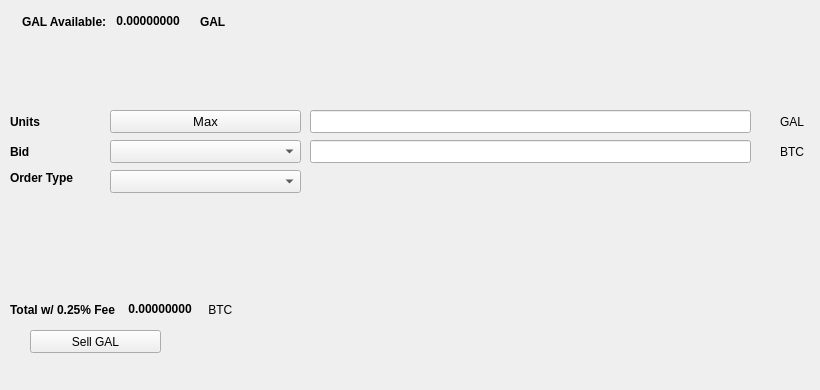
   <widget class="QWidget" name="SellTab">
    <attribute name="title">
     <string>Sell</string>
    </attribute>
    <widget class="QLabel" name="label_16">
     <property name="geometry">
      <rect>
       <x>780</x>
       <y>140</y>
       <width>31</width>
       <height>23</height>
      </rect>
     </property>
     <property name="text">
      <string>BTC</string>
     </property>
    </widget>
    <widget class="QComboBox" name="SellBidcomboBox">
     <property name="geometry">
      <rect>
       <x>110</x>
       <y>140</y>
       <width>191</width>
       <height>23</height>
      </rect>
     </property>
     <property name="font">
      <font>
       <pointsize>10</pointsize>
      </font>
     </property>
    </widget>
    <widget class="QLabel" name="label_18">
     <property name="geometry">
      <rect>
       <x>10</x>
       <y>110</y>
       <width>46</width>
       <height>23</height>
      </rect>
     </property>
     <property name="font">
      <font>
       <weight>75</weight>
       <bold>true</bold>
      </font>
     </property>
     <property name="text">
      <string>Units</string>
     </property>
    </widget>
    <widget class="QPushButton" name="Sell_Max_Amount">
     <property name="geometry">
      <rect>
       <x>110</x>
       <y>110</y>
       <width>191</width>
       <height>23</height>
      </rect>
     </property>
     <property name="font">
      <font>
       <pointsize>10</pointsize>
      </font>
     </property>
     <property name="text">
      <string>Max</string>
     </property>
    </widget>
    <widget class="QLabel" name="label_20">
     <property name="geometry">
      <rect>
       <x>10</x>
       <y>170</y>
       <width>91</width>
       <height>16</height>
      </rect>
     </property>
     <property name="font">
      <font>
       <weight>75</weight>
       <bold>true</bold>
      </font>
     </property>
     <property name="text">
      <string>Order Type</string>
     </property>
    </widget>
    <widget class="QComboBox" name="SellOrdertypeCombo">
     <property name="geometry">
      <rect>
       <x>110</x>
       <y>170</y>
       <width>191</width>
       <height>23</height>
      </rect>
     </property>
     <property name="font">
      <font>
       <pointsize>10</pointsize>
      </font>
     </property>
    </widget>
    <widget class="QLabel" name="label_21">
     <property name="geometry">
      <rect>
       <x>10</x>
       <y>140</y>
       <width>46</width>
       <height>23</height>
      </rect>
     </property>
     <property name="font">
      <font>
       <weight>75</weight>
       <bold>true</bold>
      </font>
     </property>
     <property name="text">
      <string>Bid</string>
     </property>
    </widget>
    <widget class="QLabel" name="label_22">
     <property name="geometry">
      <rect>
       <x>780</x>
       <y>110</y>
       <width>31</width>
       <height>23</height>
      </rect>
     </property>
     <property name="text">
      <string>GAL</string>
     </property>
    </widget>
    <widget class="QLineEdit" name="UnitsInputGAL">
     <property name="geometry">
      <rect>
       <x>310</x>
       <y>110</y>
       <width>441</width>
       <height>23</height>
      </rect>
     </property>
     <property name="font">
      <font>
       <pointsize>9</pointsize>
       <weight>75</weight>
       <bold>true</bold>
      </font>
     </property>
    </widget>
    <widget class="QLineEdit" name="SellBidPriceEdit">
     <property name="geometry">
      <rect>
       <x>310</x>
       <y>140</y>
       <width>441</width>
       <height>23</height>
      </rect>
     </property>
     <property name="font">
      <font>
       <pointsize>9</pointsize>
       <weight>75</weight>
       <bold>true</bold>
      </font>
     </property>
    </widget>
    <widget class="QPushButton" name="SellGALBTN">
     <property name="geometry">
      <rect>
       <x>30</x>
       <y>330</y>
       <width>131</width>
       <height>23</height>
      </rect>
     </property>
     <property name="text">
      <string>Sell GAL</string>
     </property>
     <property name="icon">
      <iconset resource="../galr">
       <normaloff>:/icons/bitcoin</normaloff>:/icons/bitcoin</iconset>
     </property>
    </widget>
    <widget class="QWidget" name="layoutWidget3">
     <property name="geometry">
      <rect>
       <x>22</x>
       <y>12</y>
       <width>258</width>
       <height>19</height>
      </rect>
     </property>
     <layout class="QHBoxLayout" name="horizontalLayout">
      <item>
       <widget class="QLabel" name="label232_2">
        <property name="font">
         <font>
          <weight>75</weight>
          <bold>true</bold>
         </font>
        </property>
        <property name="text">
         <string>GAL Available:</string>
        </property>
       </widget>
      </item>
      <item>
       <widget class="QLabel" name="GALAvailableLabel">
        <property name="palette">
         <palette>
          <active>
           <colorrole role="WindowText">
            <brush brushstyle="SolidPattern">
             <color alpha="255">
              <red>0</red>
              <green>0</green>
              <blue>0</blue>
             </color>
            </brush>
           </colorrole>
           <colorrole role="Button">
            <brush brushstyle="SolidPattern">
             <color alpha="255">
              <red>0</red>
              <green>170</green>
              <blue>0</blue>
             </color>
            </brush>
           </colorrole>
           <colorrole role="Light">
            <brush brushstyle="SolidPattern">
             <color alpha="255">
              <red>0</red>
              <green>255</green>
              <blue>0</blue>
             </color>
            </brush>
           </colorrole>
           <colorrole role="Midlight">
            <brush brushstyle="SolidPattern">
             <color alpha="255">
              <red>0</red>
              <green>212</green>
              <blue>0</blue>
             </color>
            </brush>
           </colorrole>
           <colorrole role="Dark">
            <brush brushstyle="SolidPattern">
             <color alpha="255">
              <red>0</red>
              <green>85</green>
              <blue>0</blue>
             </color>
            </brush>
           </colorrole>
           <colorrole role="Mid">
            <brush brushstyle="SolidPattern">
             <color alpha="255">
              <red>0</red>
              <green>113</green>
              <blue>0</blue>
             </color>
            </brush>
           </colorrole>
           <colorrole role="Text">
            <brush brushstyle="SolidPattern">
             <color alpha="255">
              <red>0</red>
              <green>170</green>
              <blue>0</blue>
             </color>
            </brush>
           </colorrole>
           <colorrole role="BrightText">
            <brush brushstyle="SolidPattern">
             <color alpha="255">
              <red>255</red>
              <green>255</green>
              <blue>255</blue>
             </color>
            </brush>
           </colorrole>
           <colorrole role="ButtonText">
            <brush brushstyle="SolidPattern">
             <color alpha="255">
              <red>0</red>
              <green>0</green>
              <blue>0</blue>
             </color>
            </brush>
           </colorrole>
           <colorrole role="Base">
            <brush brushstyle="SolidPattern">
             <color alpha="255">
              <red>255</red>
              <green>255</green>
              <blue>255</blue>
             </color>
            </brush>
           </colorrole>
           <colorrole role="Window">
            <brush brushstyle="SolidPattern">
             <color alpha="255">
              <red>0</red>
              <green>170</green>
              <blue>0</blue>
             </color>
            </brush>
           </colorrole>
           <colorrole role="Shadow">
            <brush brushstyle="SolidPattern">
             <color alpha="255">
              <red>0</red>
              <green>0</green>
              <blue>0</blue>
             </color>
            </brush>
           </colorrole>
           <colorrole role="AlternateBase">
            <brush brushstyle="SolidPattern">
             <color alpha="255">
              <red>127</red>
              <green>212</green>
              <blue>127</blue>
             </color>
            </brush>
           </colorrole>
           <colorrole role="ToolTipBase">
            <brush brushstyle="SolidPattern">
             <color alpha="255">
              <red>255</red>
              <green>255</green>
              <blue>220</blue>
             </color>
            </brush>
           </colorrole>
           <colorrole role="ToolTipText">
            <brush brushstyle="SolidPattern">
             <color alpha="255">
              <red>0</red>
              <green>0</green>
              <blue>0</blue>
             </color>
            </brush>
           </colorrole>
          </active>
          <inactive>
           <colorrole role="WindowText">
            <brush brushstyle="SolidPattern">
             <color alpha="255">
              <red>0</red>
              <green>0</green>
              <blue>0</blue>
             </color>
            </brush>
           </colorrole>
           <colorrole role="Button">
            <brush brushstyle="SolidPattern">
             <color alpha="255">
              <red>0</red>
              <green>170</green>
              <blue>0</blue>
             </color>
            </brush>
           </colorrole>
           <colorrole role="Light">
            <brush brushstyle="SolidPattern">
             <color alpha="255">
              <red>0</red>
              <green>255</green>
              <blue>0</blue>
             </color>
            </brush>
           </colorrole>
           <colorrole role="Midlight">
            <brush brushstyle="SolidPattern">
             <color alpha="255">
              <red>0</red>
              <green>212</green>
              <blue>0</blue>
             </color>
            </brush>
           </colorrole>
           <colorrole role="Dark">
            <brush brushstyle="SolidPattern">
             <color alpha="255">
              <red>0</red>
              <green>85</green>
              <blue>0</blue>
             </color>
            </brush>
           </colorrole>
           <colorrole role="Mid">
            <brush brushstyle="SolidPattern">
             <color alpha="255">
              <red>0</red>
              <green>113</green>
              <blue>0</blue>
             </color>
            </brush>
           </colorrole>
           <colorrole role="Text">
            <brush brushstyle="SolidPattern">
             <color alpha="255">
              <red>0</red>
              <green>170</green>
              <blue>0</blue>
             </color>
            </brush>
           </colorrole>
           <colorrole role="BrightText">
            <brush brushstyle="SolidPattern">
             <color alpha="255">
              <red>255</red>
              <green>255</green>
              <blue>255</blue>
             </color>
            </brush>
           </colorrole>
           <colorrole role="ButtonText">
            <brush brushstyle="SolidPattern">
             <color alpha="255">
              <red>0</red>
              <green>0</green>
              <blue>0</blue>
             </color>
            </brush>
           </colorrole>
           <colorrole role="Base">
            <brush brushstyle="SolidPattern">
             <color alpha="255">
              <red>255</red>
              <green>255</green>
              <blue>255</blue>
             </color>
            </brush>
           </colorrole>
           <colorrole role="Window">
            <brush brushstyle="SolidPattern">
             <color alpha="255">
              <red>0</red>
              <green>170</green>
              <blue>0</blue>
             </color>
            </brush>
           </colorrole>
           <colorrole role="Shadow">
            <brush brushstyle="SolidPattern">
             <color alpha="255">
              <red>0</red>
              <green>0</green>
              <blue>0</blue>
             </color>
            </brush>
           </colorrole>
           <colorrole role="AlternateBase">
            <brush brushstyle="SolidPattern">
             <color alpha="255">
              <red>127</red>
              <green>212</green>
              <blue>127</blue>
             </color>
            </brush>
           </colorrole>
           <colorrole role="ToolTipBase">
            <brush brushstyle="SolidPattern">
             <color alpha="255">
              <red>255</red>
              <green>255</green>
              <blue>220</blue>
             </color>
            </brush>
           </colorrole>
           <colorrole role="ToolTipText">
            <brush brushstyle="SolidPattern">
             <color alpha="255">
              <red>0</red>
              <green>0</green>
              <blue>0</blue>
             </color>
            </brush>
           </colorrole>
          </inactive>
          <disabled>
           <colorrole role="WindowText">
            <brush brushstyle="SolidPattern">
             <color alpha="255">
              <red>0</red>
              <green>85</green>
              <blue>0</blue>
             </color>
            </brush>
           </colorrole>
           <colorrole role="Button">
            <brush brushstyle="SolidPattern">
             <color alpha="255">
              <red>0</red>
              <green>170</green>
              <blue>0</blue>
             </color>
            </brush>
           </colorrole>
           <colorrole role="Light">
            <brush brushstyle="SolidPattern">
             <color alpha="255">
              <red>0</red>
              <green>255</green>
              <blue>0</blue>
             </color>
            </brush>
           </colorrole>
           <colorrole role="Midlight">
            <brush brushstyle="SolidPattern">
             <color alpha="255">
              <red>0</red>
              <green>212</green>
              <blue>0</blue>
             </color>
            </brush>
           </colorrole>
           <colorrole role="Dark">
            <brush brushstyle="SolidPattern">
             <color alpha="255">
              <red>0</red>
              <green>85</green>
              <blue>0</blue>
             </color>
            </brush>
           </colorrole>
           <colorrole role="Mid">
            <brush brushstyle="SolidPattern">
             <color alpha="255">
              <red>0</red>
              <green>113</green>
              <blue>0</blue>
             </color>
            </brush>
           </colorrole>
           <colorrole role="Text">
            <brush brushstyle="SolidPattern">
             <color alpha="255">
              <red>0</red>
              <green>85</green>
              <blue>0</blue>
             </color>
            </brush>
           </colorrole>
           <colorrole role="BrightText">
            <brush brushstyle="SolidPattern">
             <color alpha="255">
              <red>255</red>
              <green>255</green>
              <blue>255</blue>
             </color>
            </brush>
           </colorrole>
           <colorrole role="ButtonText">
            <brush brushstyle="SolidPattern">
             <color alpha="255">
              <red>0</red>
              <green>85</green>
              <blue>0</blue>
             </color>
            </brush>
           </colorrole>
           <colorrole role="Base">
            <brush brushstyle="SolidPattern">
             <color alpha="255">
              <red>0</red>
              <green>170</green>
              <blue>0</blue>
             </color>
            </brush>
           </colorrole>
           <colorrole role="Window">
            <brush brushstyle="SolidPattern">
             <color alpha="255">
              <red>0</red>
              <green>170</green>
              <blue>0</blue>
             </color>
            </brush>
           </colorrole>
           <colorrole role="Shadow">
            <brush brushstyle="SolidPattern">
             <color alpha="255">
              <red>0</red>
              <green>0</green>
              <blue>0</blue>
             </color>
            </brush>
           </colorrole>
           <colorrole role="AlternateBase">
            <brush brushstyle="SolidPattern">
             <color alpha="255">
              <red>0</red>
              <green>170</green>
              <blue>0</blue>
             </color>
            </brush>
           </colorrole>
           <colorrole role="ToolTipBase">
            <brush brushstyle="SolidPattern">
             <color alpha="255">
              <red>255</red>
              <green>255</green>
              <blue>220</blue>
             </color>
            </brush>
           </colorrole>
           <colorrole role="ToolTipText">
            <brush brushstyle="SolidPattern">
             <color alpha="255">
              <red>0</red>
              <green>0</green>
              <blue>0</blue>
             </color>
            </brush>
           </colorrole>
          </disabled>
         </palette>
        </property>
        <property name="font">
         <font>
          <weight>75</weight>
          <bold>true</bold>
         </font>
        </property>
        <property name="text">
         <string> 0.00000000 </string>
        </property>
        <property name="textInteractionFlags">
         <set>Qt::LinksAccessibleByMouse|Qt::TextSelectableByKeyboard|Qt::TextSelectableByMouse</set>
        </property>
       </widget>
      </item>
      <item>
       <widget class="QLabel" name="labelGAL">
        <property name="font">
         <font>
          <weight>75</weight>
          <bold>true</bold>
         </font>
        </property>
        <property name="text">
         <string>GAL</string>
        </property>
       </widget>
      </item>
     </layout>
    </widget>
    <widget class="QWidget" name="layoutWidget">
     <property name="geometry">
      <rect>
       <x>10</x>
       <y>300</y>
       <width>268</width>
       <height>19</height>
      </rect>
     </property>
     <layout class="QHBoxLayout" name="horizontalLayout_2">
      <item>
       <widget class="QLabel" name="label_19">
        <property name="font">
         <font>
          <weight>75</weight>
          <bold>true</bold>
         </font>
        </property>
        <property name="text">
         <string>Total w/ 0.25% Fee </string>
        </property>
       </widget>
      </item>
      <item>
       <widget class="QLabel" name="SellCostLabel">
        <property name="palette">
         <palette>
          <active>
           <colorrole role="WindowText">
            <brush brushstyle="SolidPattern">
             <color alpha="255">
              <red>0</red>
              <green>0</green>
              <blue>0</blue>
             </color>
            </brush>
           </colorrole>
           <colorrole role="Button">
            <brush brushstyle="SolidPattern">
             <color alpha="255">
              <red>0</red>
              <green>170</green>
              <blue>0</blue>
             </color>
            </brush>
           </colorrole>
           <colorrole role="Light">
            <brush brushstyle="SolidPattern">
             <color alpha="255">
              <red>0</red>
              <green>255</green>
              <blue>0</blue>
             </color>
            </brush>
           </colorrole>
           <colorrole role="Midlight">
            <brush brushstyle="SolidPattern">
             <color alpha="255">
              <red>0</red>
              <green>212</green>
              <blue>0</blue>
             </color>
            </brush>
           </colorrole>
           <colorrole role="Dark">
            <brush brushstyle="SolidPattern">
             <color alpha="255">
              <red>0</red>
              <green>85</green>
              <blue>0</blue>
             </color>
            </brush>
           </colorrole>
           <colorrole role="Mid">
            <brush brushstyle="SolidPattern">
             <color alpha="255">
              <red>0</red>
              <green>113</green>
              <blue>0</blue>
             </color>
            </brush>
           </colorrole>
           <colorrole role="Text">
            <brush brushstyle="SolidPattern">
             <color alpha="255">
              <red>0</red>
              <green>170</green>
              <blue>0</blue>
             </color>
            </brush>
           </colorrole>
           <colorrole role="BrightText">
            <brush brushstyle="SolidPattern">
             <color alpha="255">
              <red>255</red>
              <green>255</green>
              <blue>255</blue>
             </color>
            </brush>
           </colorrole>
           <colorrole role="ButtonText">
            <brush brushstyle="SolidPattern">
             <color alpha="255">
              <red>0</red>
              <green>0</green>
              <blue>0</blue>
             </color>
            </brush>
           </colorrole>
           <colorrole role="Base">
            <brush brushstyle="SolidPattern">
             <color alpha="255">
              <red>255</red>
              <green>255</green>
              <blue>255</blue>
             </color>
            </brush>
           </colorrole>
           <colorrole role="Window">
            <brush brushstyle="SolidPattern">
             <color alpha="255">
              <red>0</red>
              <green>170</green>
              <blue>0</blue>
             </color>
            </brush>
           </colorrole>
           <colorrole role="Shadow">
            <brush brushstyle="SolidPattern">
             <color alpha="255">
              <red>0</red>
              <green>0</green>
              <blue>0</blue>
             </color>
            </brush>
           </colorrole>
           <colorrole role="AlternateBase">
            <brush brushstyle="SolidPattern">
             <color alpha="255">
              <red>127</red>
              <green>212</green>
              <blue>127</blue>
             </color>
            </brush>
           </colorrole>
           <colorrole role="ToolTipBase">
            <brush brushstyle="SolidPattern">
             <color alpha="255">
              <red>255</red>
              <green>255</green>
              <blue>220</blue>
             </color>
            </brush>
           </colorrole>
           <colorrole role="ToolTipText">
            <brush brushstyle="SolidPattern">
             <color alpha="255">
              <red>0</red>
              <green>0</green>
              <blue>0</blue>
             </color>
            </brush>
           </colorrole>
          </active>
          <inactive>
           <colorrole role="WindowText">
            <brush brushstyle="SolidPattern">
             <color alpha="255">
              <red>0</red>
              <green>0</green>
              <blue>0</blue>
             </color>
            </brush>
           </colorrole>
           <colorrole role="Button">
            <brush brushstyle="SolidPattern">
             <color alpha="255">
              <red>0</red>
              <green>170</green>
              <blue>0</blue>
             </color>
            </brush>
           </colorrole>
           <colorrole role="Light">
            <brush brushstyle="SolidPattern">
             <color alpha="255">
              <red>0</red>
              <green>255</green>
              <blue>0</blue>
             </color>
            </brush>
           </colorrole>
           <colorrole role="Midlight">
            <brush brushstyle="SolidPattern">
             <color alpha="255">
              <red>0</red>
              <green>212</green>
              <blue>0</blue>
             </color>
            </brush>
           </colorrole>
           <colorrole role="Dark">
            <brush brushstyle="SolidPattern">
             <color alpha="255">
              <red>0</red>
              <green>85</green>
              <blue>0</blue>
             </color>
            </brush>
           </colorrole>
           <colorrole role="Mid">
            <brush brushstyle="SolidPattern">
             <color alpha="255">
              <red>0</red>
              <green>113</green>
              <blue>0</blue>
             </color>
            </brush>
           </colorrole>
           <colorrole role="Text">
            <brush brushstyle="SolidPattern">
             <color alpha="255">
              <red>0</red>
              <green>170</green>
              <blue>0</blue>
             </color>
            </brush>
           </colorrole>
           <colorrole role="BrightText">
            <brush brushstyle="SolidPattern">
             <color alpha="255">
              <red>255</red>
              <green>255</green>
              <blue>255</blue>
             </color>
            </brush>
           </colorrole>
           <colorrole role="ButtonText">
            <brush brushstyle="SolidPattern">
             <color alpha="255">
              <red>0</red>
              <green>0</green>
              <blue>0</blue>
             </color>
            </brush>
           </colorrole>
           <colorrole role="Base">
            <brush brushstyle="SolidPattern">
             <color alpha="255">
              <red>255</red>
              <green>255</green>
              <blue>255</blue>
             </color>
            </brush>
           </colorrole>
           <colorrole role="Window">
            <brush brushstyle="SolidPattern">
             <color alpha="255">
              <red>0</red>
              <green>170</green>
              <blue>0</blue>
             </color>
            </brush>
           </colorrole>
           <colorrole role="Shadow">
            <brush brushstyle="SolidPattern">
             <color alpha="255">
              <red>0</red>
              <green>0</green>
              <blue>0</blue>
             </color>
            </brush>
           </colorrole>
           <colorrole role="AlternateBase">
            <brush brushstyle="SolidPattern">
             <color alpha="255">
              <red>127</red>
              <green>212</green>
              <blue>127</blue>
             </color>
            </brush>
           </colorrole>
           <colorrole role="ToolTipBase">
            <brush brushstyle="SolidPattern">
             <color alpha="255">
              <red>255</red>
              <green>255</green>
              <blue>220</blue>
             </color>
            </brush>
           </colorrole>
           <colorrole role="ToolTipText">
            <brush brushstyle="SolidPattern">
             <color alpha="255">
              <red>0</red>
              <green>0</green>
              <blue>0</blue>
             </color>
            </brush>
           </colorrole>
          </inactive>
          <disabled>
           <colorrole role="WindowText">
            <brush brushstyle="SolidPattern">
             <color alpha="255">
              <red>0</red>
              <green>85</green>
              <blue>0</blue>
             </color>
            </brush>
           </colorrole>
           <colorrole role="Button">
            <brush brushstyle="SolidPattern">
             <color alpha="255">
              <red>0</red>
              <green>170</green>
              <blue>0</blue>
             </color>
            </brush>
           </colorrole>
           <colorrole role="Light">
            <brush brushstyle="SolidPattern">
             <color alpha="255">
              <red>0</red>
              <green>255</green>
              <blue>0</blue>
             </color>
            </brush>
           </colorrole>
           <colorrole role="Midlight">
            <brush brushstyle="SolidPattern">
             <color alpha="255">
              <red>0</red>
              <green>212</green>
              <blue>0</blue>
             </color>
            </brush>
           </colorrole>
           <colorrole role="Dark">
            <brush brushstyle="SolidPattern">
             <color alpha="255">
              <red>0</red>
              <green>85</green>
              <blue>0</blue>
             </color>
            </brush>
           </colorrole>
           <colorrole role="Mid">
            <brush brushstyle="SolidPattern">
             <color alpha="255">
              <red>0</red>
              <green>113</green>
              <blue>0</blue>
             </color>
            </brush>
           </colorrole>
           <colorrole role="Text">
            <brush brushstyle="SolidPattern">
             <color alpha="255">
              <red>0</red>
              <green>85</green>
              <blue>0</blue>
             </color>
            </brush>
           </colorrole>
           <colorrole role="BrightText">
            <brush brushstyle="SolidPattern">
             <color alpha="255">
              <red>255</red>
              <green>255</green>
              <blue>255</blue>
             </color>
            </brush>
           </colorrole>
           <colorrole role="ButtonText">
            <brush brushstyle="SolidPattern">
             <color alpha="255">
              <red>0</red>
              <green>85</green>
              <blue>0</blue>
             </color>
            </brush>
           </colorrole>
           <colorrole role="Base">
            <brush brushstyle="SolidPattern">
             <color alpha="255">
              <red>0</red>
              <green>170</green>
              <blue>0</blue>
             </color>
            </brush>
           </colorrole>
           <colorrole role="Window">
            <brush brushstyle="SolidPattern">
             <color alpha="255">
              <red>0</red>
              <green>170</green>
              <blue>0</blue>
             </color>
            </brush>
           </colorrole>
           <colorrole role="Shadow">
            <brush brushstyle="SolidPattern">
             <color alpha="255">
              <red>0</red>
              <green>0</green>
              <blue>0</blue>
             </color>
            </brush>
           </colorrole>
           <colorrole role="AlternateBase">
            <brush brushstyle="SolidPattern">
             <color alpha="255">
              <red>0</red>
              <green>170</green>
              <blue>0</blue>
             </color>
            </brush>
           </colorrole>
           <colorrole role="ToolTipBase">
            <brush brushstyle="SolidPattern">
             <color alpha="255">
              <red>255</red>
              <green>255</green>
              <blue>220</blue>
             </color>
            </brush>
           </colorrole>
           <colorrole role="ToolTipText">
            <brush brushstyle="SolidPattern">
             <color alpha="255">
              <red>0</red>
              <green>0</green>
              <blue>0</blue>
             </color>
            </brush>
           </colorrole>
          </disabled>
         </palette>
        </property>
        <property name="font">
         <font>
          <weight>75</weight>
          <bold>true</bold>
         </font>
        </property>
        <property name="autoFillBackground">
         <bool>false</bool>
        </property>
        <property name="text">
         <string> 0.00000000</string>
        </property>
        <property name="textInteractionFlags">
         <set>Qt::LinksAccessibleByMouse|Qt::TextSelectableByMouse</set>
        </property>
       </widget>
      </item>
      <item>
       <widget class="QLabel" name="label_17">
        <property name="font">
         <font>
          <weight>50</weight>
          <bold>false</bold>
         </font>
        </property>
        <property name="text">
         <string> BTC</string>
        </property>
       </widget>
      </item>
     </layout>
    </widget>
    <widget class="QLabel" name="label_23">
     <property name="geometry">
      <rect>
       <x>460</x>
       <y>300</y>
       <width>281</width>
       <height>81</height>
      </rect>
     </property>
     <property name="text">
      <string/>
     </property>
     <property name="pixmap">
      <pixmap>:/images/bittrex</pixmap>
     </property>
    </widget>
   </widget>
